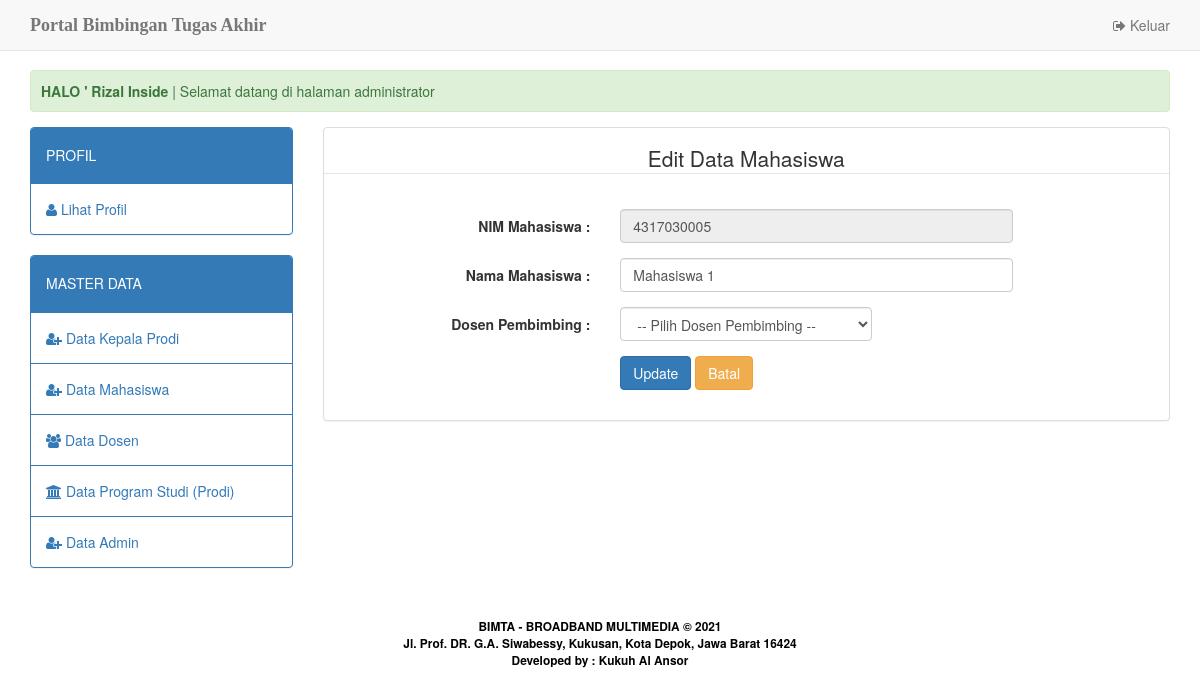
/home.php?apps=mahasiswa&act=edit&id=4317030005 (signed in), run on the app's committed database.
### tables this page shows
CREATE TABLE `admin_prodi` (
  `id_admin` int(3) NOT NULL,
  `nm_admin` varchar(30) NOT NULL,
  `no_telp` char(12) NOT NULL,
  `id_prodi` int(2) NOT NULL,
  `username` char(10) NOT NULL,
  `password` char(10) NOT NULL,
  `status_user` varchar(5) NOT NULL DEFAULT 'admin'
);

CREATE TABLE `mahasiswa` (
  `nim` varchar(10) NOT NULL,
  `nm_mhs` varchar(30) NOT NULL,
  `th_bimbingan` year(4) NOT NULL,
  `id_prodi` int(2) NOT NULL,
  `id_dosen` int(3) NOT NULL,
  `foto` varchar(30) NOT NULL DEFAULT 'default.jpg',
  `username` char(10) NOT NULL,
  `password` char(10) NOT NULL,
  `status_user` varchar(9) NOT NULL DEFAULT 'mahasiswa'
);

### apps/app_mahasiswa/edit.php (the view, shortened to what this page needs)
<?php
	$id = $_GET['id'];
	$edit = $db_con->query("SELECT * FROM mahasiswa WHERE nim='$id'");
	$row = $edit->fetch(PDO::FETCH_ASSOC);
?>
<div class="panel panel-default">
	<div class="panel-body">
		<form action="" method="POST" class="form-horizontal" role="form">
				<div class="form-group">
					<center>
					  <legend>Edit Data Mahasiswa </legend>
					</center>
				</div>
				<div class="form-group">
					<label for="input" class="col-sm-4 control-label">NIM Mahasiswa :</label>
					<div class="col-sm-6">
						<input type="text" name="nim" readonly="" id="input" class="form-control" value="<?php echo $row['nim']; ?>" required="required">
					</div>
				</div>
				<div class="form-group">
					<label for="input" class="col-sm-4 control-label">Nama Mahasiswa :</label>
					<div class="col-sm-6">
						<input type="text" name="nm_mhs" id="input" class="form-control" value="<?php echo $row['nm_mhs']; ?>" required="required">
					</div>
				</div>
				<div class="form-group">
					<label for="inputLevel" class="col-sm-4 control-label">Dosen Pembimbing :</label>
					<div class="col-sm-4">
					<select name="id_dosen" id="inputLevel" class="form-control" required="required">
					<option>-- Pilih Dosen Pembimbing --</option>
					</select></div>
				</div>
				<div class="form-group">
					<div class="col-sm-6 col-sm-offset-4">
						<button name="edit_mahasiswa" type="submit" class="btn btn-primary">Update</button>
						<a href="?apps=mahasiswa" class="btn btn-warning">Batal</a>
					</div>
				</div>
		</form>
	</div>
</div>

### home.php (shortened to what this page needs)
<?php
	include_once 'dbconfig.php';
	$stmt = $db_con->prepare("SELECT * FROM dosen WHERE id_dosen=:uid");
	$stmt->execute(array(":uid"=>$_SESSION['user_session']));
	$row=$stmt->fetch(PDO::FETCH_ASSOC);
	$stmt2 = $db_con->prepare("SELECT * FROM mahasiswa WHERE nim=:uid");
	$stmt2->execute(array(":uid"=>$_SESSION['user_session']));
	$row2=$stmt2->fetch(PDO::FETCH_ASSOC);
	$stmt3 = $db_con->prepare("SELECT * FROM admin_prodi WHERE id_admin=:uid");
	$stmt3->execute(array(":uid"=>$_SESSION['user_session']));
	$row3=$stmt3->fetch(PDO::FETCH_ASSOC);
	$stmt4 = $db_con->prepare("SELECT * FROM kaprodi WHERE id_kaprodi=:uid");
	$stmt4->execute(array(":uid"=>$_SESSION['user_session']));
	$row4=$stmt4->fetch(PDO::FETCH_ASSOC);
?>
<!DOCTYPE html>
<html lang="en">
<head>
  <link href="assets/css/bootstrap.min.css" rel="stylesheet">
  <link href="assets/css/style.css" rel="stylesheet">
  <link href="assets/css/font-awesome.css" rel="stylesheet">
  <link href="assets/css/datatables.min.css" rel="stylesheet">
</head>
<body>
  <nav class="navbar navbar-default navbar-fixed-top">
    <div class="container">
      <div class="navbar-header">
        <a class="navbar-brand" href="./"><b>Portal Bimbingan Tugas Akhir</b><span class="style4"></span></a>
      </div>
      <div id="navbar" class="navbar-collapse collapse">
        <ul class="nav navbar-nav navbar-right">
          <li><a href="logout.php"><span class="fa fa-sign-out"></span> Keluar</a></li>
        </ul>
      </div>
    </div>
  </nav>
  <div class="body-container">
    <div class="container">
      <div class='alert alert-success'>
        <marquee>
          <strong>HALO ' <?php
					if ($_SESSION['user_level']=='dosen') {echo $row['nm_dosen'];}
					elseif ($_SESSION['user_level']=='mahasiswa') {echo $row2['nm_mhs'];}
					elseif ($_SESSION['user_level']=='admin') {echo $row3['nm_admin'];}
					elseif ($_SESSION['user_level']=='kaprodi') {echo $row4['nm_kaprodi'];}
				?></strong> | Selamat datang di halaman <?php
					if ($_SESSION['user_level']=='dosen') {echo "dosen pembimbing tugas akhir";}
					elseif ($_SESSION['user_level']=='mahasiswa') {echo "mahasiswa";}
					elseif ($_SESSION['user_level']=='admin') {echo "administrator";}
					elseif ($_SESSION['user_level']=='kaprodi') {echo "kepala prodi";}
				?>
        </marquee>
      </div>
      <div class="row">
        <div class="col-md-3">
          <?php include 'apps/menu.php'; ?>
        </div>
        <div class="col-md-9">
          <?php include 'apps/content.php'; ?>
        </div>
      </div>
    </div>
    <center>
      <p>&nbsp;</p>
      <p><small style="color: #fff"><span class="style3" style="font-weight: bold;">BIMTA - BROADBAND MULTIMEDIA &copy; <?php echo date('Y');?></span><br>
          <strong><span class="style3"><span class="style3">Jl. Prof. DR. G.A. Siwabessy, Kukusan, Kota Depok,
                Jawa Barat 16424<br>
                Developed by : Kukuh Al Ansor
              </span></strong></small> </p>
    </center>
  </div>
</body>
</html>

### assets/css/style.css (style rules this page uses)
body { background:#f1f9f9; }
.body-container { margin-top:70px; }
.navbar-brand { font-family:"Lucida Handwriting"; }

### home.php (style rules this page uses)
.style3 { color: #000000 }

### data on the page
admin_prodi: nm_admin "Rizal Inside"
mahasiswa: nim "4317030005", nm_mhs "Mahasiswa 1"
